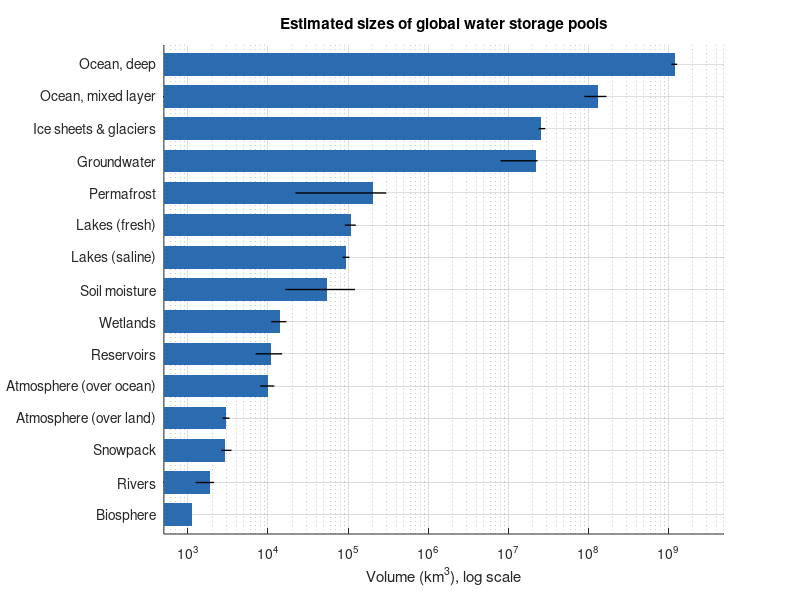

Write MATLAB code to recreate this figure.
% Chapter 1 - Volumes of Earth's water storage pools (Table 1.1 as a log-scale bar chart)
% Data: Table 1.1 of the Chapter 1 draft (volume and range of reported values, km^3)
names = {'Ocean, deep','Ocean, mixed layer','Ice sheets & glaciers','Groundwater','Permafrost', ...
         'Lakes (fresh)','Lakes (saline)','Soil moisture','Wetlands','Reservoirs', ...
         'Atmosphere (over ocean)','Atmosphere (over land)','Snowpack','Rivers','Biosphere'};
vol = [1206e6 134e6 25.8e6 22.6e6 207e3 108e3 94.7e3 54.1e3 14.1e3 10.8e3 10e3 3e3 2.9e3 1.9e3 1.12e3];
lo  = [1100e6 90e6 24.064e6 8.06e6 22e3 91e3 85.4e3 16.5e3 11e3 7e3 8e3 2.7e3 2.6e3 1.25e3 NaN];
hi  = [1300e6 170e6 29.2e6 23.4e6 300e3 125e3 104e3 122e3 17e3 15e3 12e3 3.3e3 3.5e3 2.12e3 NaN];
% (saline-lake low value: draft table reads "85,4000"; assumed 85,400)
n = numel(vol); y = n:-1:1;
fig = figure('Position',[100 100 900 650]);
ax = axes(fig); hold(ax,'on'); set(ax,'XScale','log');
for k = 1:n
    patch(ax, [500 vol(k) vol(k) 500], [y(k)-0.35 y(k)-0.35 y(k)+0.35 y(k)+0.35], [0.17 0.42 0.69], 'EdgeColor','none');
end
ok = ~isnan(lo);
for k = find(ok)
    plot(ax, [lo(k) hi(k)], [y(k) y(k)], 'k-', 'LineWidth',1);
end
set(ax,'YTick',sort(y),'YTickLabel',fliplr(names),'XLim',[500 5e9],'YLim',[0.4 n+0.6]);
xlabel(ax,'Volume (km^3), log scale'); title(ax,'Estimated sizes of global water storage pools');
grid(ax,'on'); box(ax,'off');
print(fig,'-dpng','-r150','figure_matlab.png');
